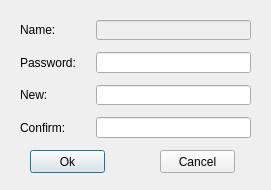
<?xml version="1.0" encoding="UTF-8"?>
<ui version="4.0">
 <class>ChangePassword</class>
 <widget class="QDialog" name="ChangePassword">
  <property name="geometry">
   <rect>
    <x>0</x>
    <y>0</y>
    <width>271</width>
    <height>190</height>
   </rect>
  </property>
  <property name="minimumSize">
   <size>
    <width>271</width>
    <height>190</height>
   </size>
  </property>
  <property name="maximumSize">
   <size>
    <width>271</width>
    <height>190</height>
   </size>
  </property>
  <property name="windowTitle">
   <string>Change Password</string>
  </property>
  <widget class="QPushButton" name="pushButton">
   <property name="geometry">
    <rect>
     <x>30</x>
     <y>150</y>
     <width>75</width>
     <height>23</height>
    </rect>
   </property>
   <property name="text">
    <string>Ok</string>
   </property>
  </widget>
  <widget class="QPushButton" name="pushButton_2">
   <property name="geometry">
    <rect>
     <x>160</x>
     <y>150</y>
     <width>75</width>
     <height>23</height>
    </rect>
   </property>
   <property name="text">
    <string>Cancel</string>
   </property>
  </widget>
  <widget class="QWidget" name="">
   <property name="geometry">
    <rect>
     <x>20</x>
     <y>20</y>
     <width>231</width>
     <height>118</height>
    </rect>
   </property>
   <layout class="QFormLayout" name="formLayout">
    <property name="horizontalSpacing">
     <number>20</number>
    </property>
    <property name="verticalSpacing">
     <number>12</number>
    </property>
    <item row="0" column="0">
     <widget class="QLabel" name="label">
      <property name="text">
       <string>Name:</string>
      </property>
     </widget>
    </item>
    <item row="0" column="1">
     <widget class="QLineEdit" name="lineEdit">
      <property name="enabled">
       <bool>false</bool>
      </property>
     </widget>
    </item>
    <item row="1" column="0">
     <widget class="QLabel" name="label_2">
      <property name="text">
       <string>Password:</string>
      </property>
     </widget>
    </item>
    <item row="1" column="1">
     <widget class="QLineEdit" name="lineEdit_2">
      <property name="echoMode">
       <enum>QLineEdit::Password</enum>
      </property>
     </widget>
    </item>
    <item row="2" column="0">
     <widget class="QLabel" name="label_3">
      <property name="text">
       <string>New:</string>
      </property>
     </widget>
    </item>
    <item row="2" column="1">
     <widget class="QLineEdit" name="lineEdit_3">
      <property name="echoMode">
       <enum>QLineEdit::Password</enum>
      </property>
     </widget>
    </item>
    <item row="3" column="0">
     <widget class="QLabel" name="label_4">
      <property name="text">
       <string>Confirm:</string>
      </property>
     </widget>
    </item>
    <item row="3" column="1">
     <widget class="QLineEdit" name="lineEdit_4">
      <property name="echoMode">
       <enum>QLineEdit::Password</enum>
      </property>
     </widget>
    </item>
   </layout>
  </widget>
 </widget>
 <resources/>
 <connections/>
</ui>
